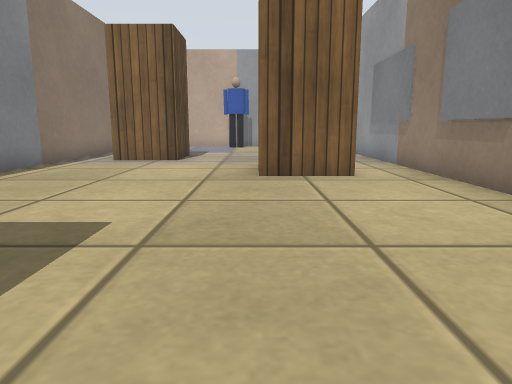
View 1 (above)

18 first-person views from a walk through a robot-simulator world made for Gazebo. The camera is 0.5 m above the floor, tilts 10° down and sees 70° across. The floor is counted in squares, 0.5 m on a side. Each view is taken from the middle of a square. On the plan, view 1 faces up. The plan holds only what a view shows up to about 13 squares ahead; the rest is blank. The place goes on beyond the plan. Some stock models are drawn as simple stand-ins. Surface patterns are stand-ins for the level's own textures.

View 2
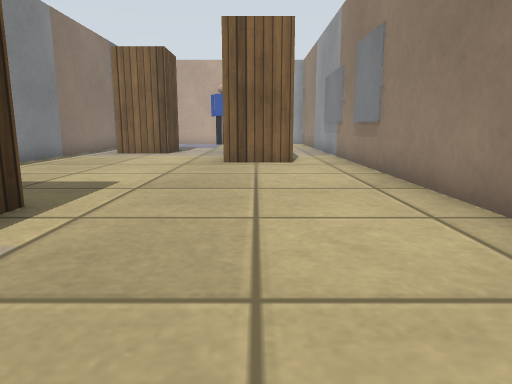

View 3
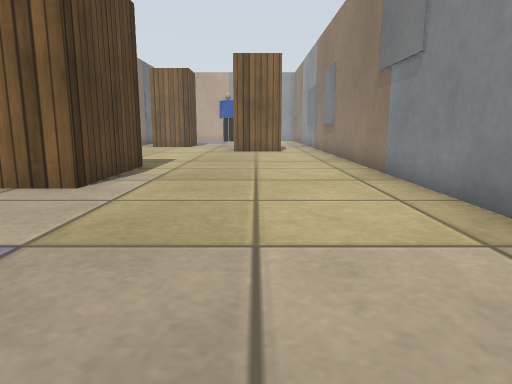

View 4
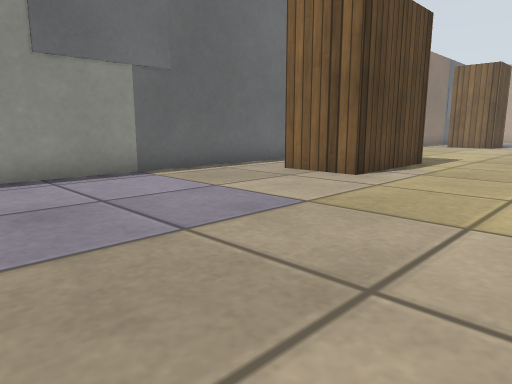

View 5
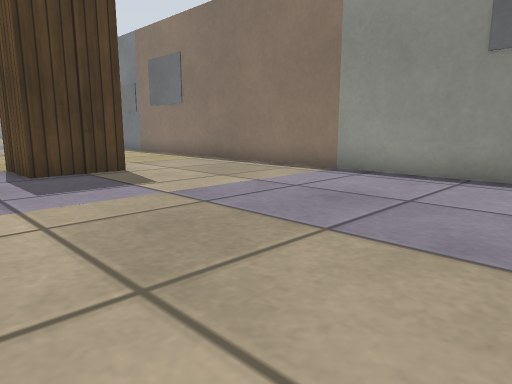

View 6
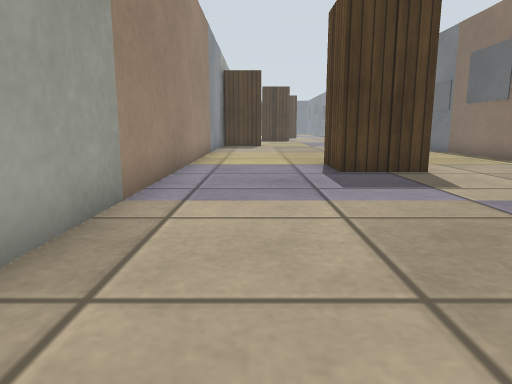

View 7
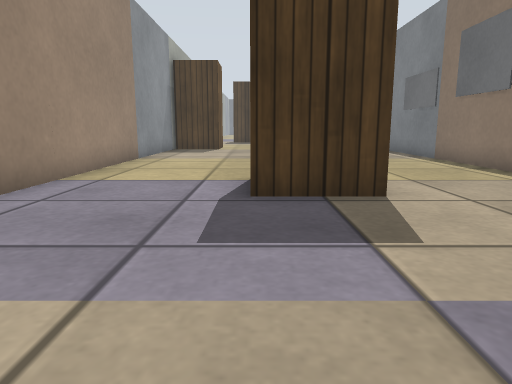

View 8
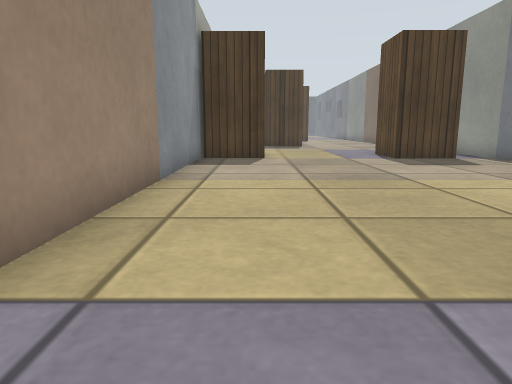

View 9
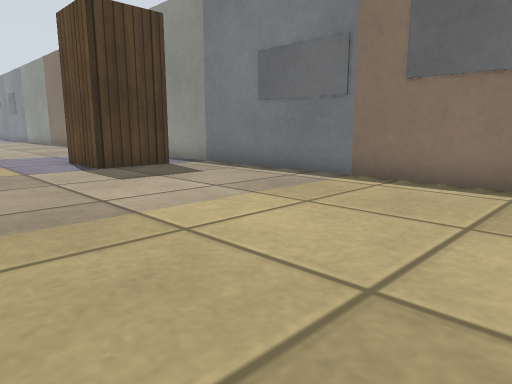

View 10
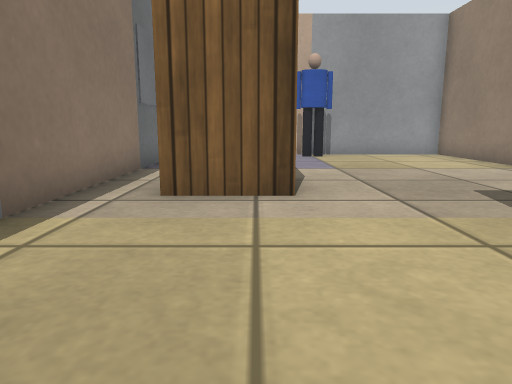

View 11
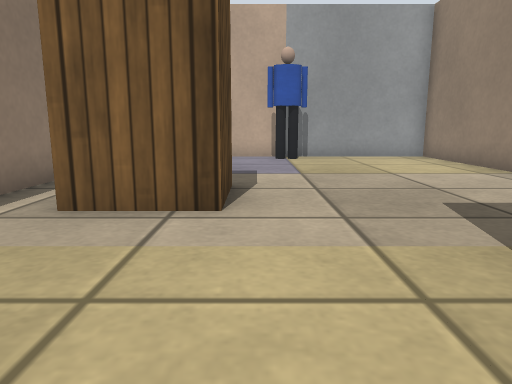

View 12
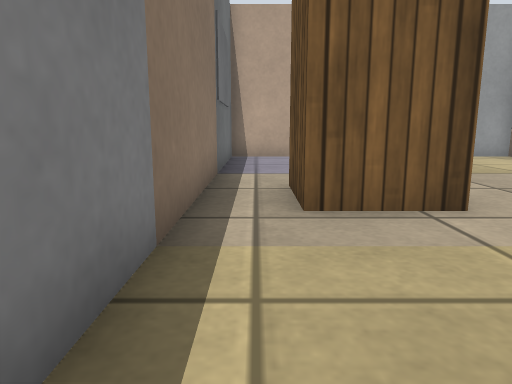

View 13
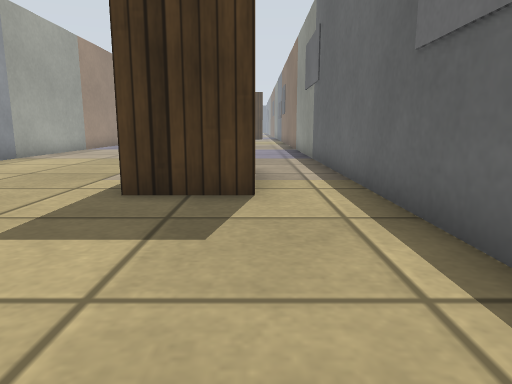

View 14
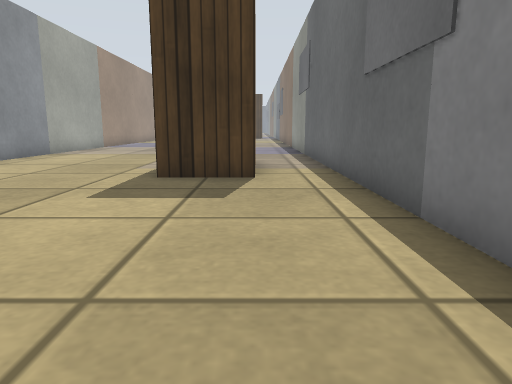

View 15
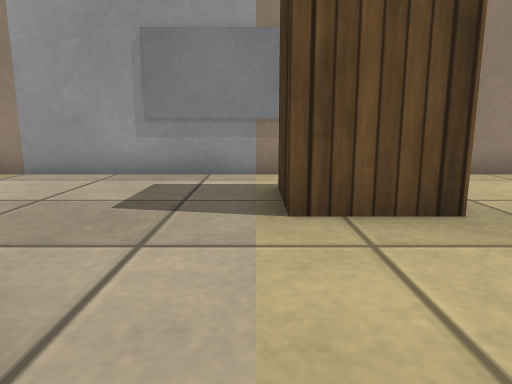

View 16
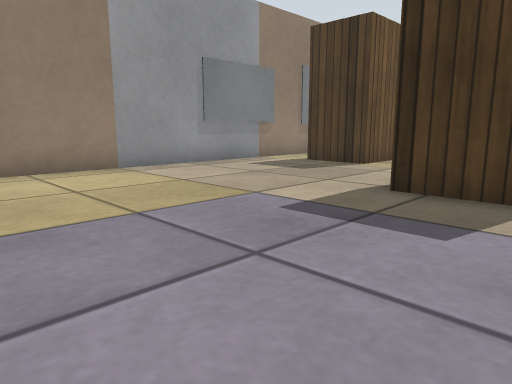

View 17
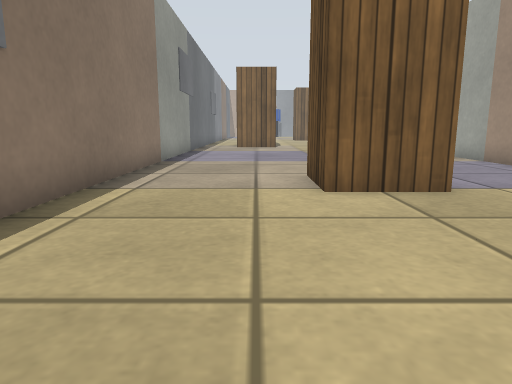

View 18
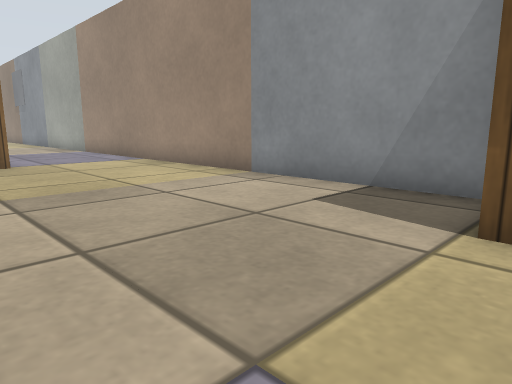

### Floor plan
Key: @ floor where view 1 was taken; # wall or solid block; . floor; B box; P person.
Columns run from 6 left of view 1 to 4 right of it. Each row starts with its distance up from view 1.
 20 ###########
 19 #...PPP...#
 18 #.........#
 17 #.........#
 16 #.........#
 15 #.........#
 14 #.........#
 13 #.BBB.....#
 12 #.B B.....#
 11 #.BB......#
 10 #.....BBB.#
  9 #.....B  .#
  8 #.....BBB.#
  7 #.........#
  6 #.........#
  5 #.........#
  4 #.........#
  3 #.........#
  2 #.BBB.....#
  1 #.B B.....#
  0 #.B B.@...#
 -1 #.B B.....#
 -2 #.BBB.....#
 -3 #.........#
 -4 #.........#
 -5 #.........#
 -6 #.........#
 -7 #.........#
 -8 #.........#
 -9 #.........#
-10 #.........#
-11 #.........#
-12 #.........#
-13 #...BBB...#
-14 #...B B...#
-15 #...BBB...#
-16 #.........#
-17 #.........#
-18 #.........#
-19 #.........#
-20 #.........#
-21 #.........#
-22 #.........#
-23 #.........#
-24 #.........#
-25 #BBB....BB#
-26 #  B....BB#

Where each view was taken, in squares from view 1:
view 1: 0 up, 0 right, facing up
view 2: 3 down, 1 right, facing up
view 3: 8 down, 1 right, facing up
view 4: 9 down, 2 right, facing up-left
view 5: 5 down, 2 right, facing down-left
view 6: 5 down, 2 right, facing down
view 7: 8 down, 0 right, facing down
view 8: 13 down, 2 right, facing down
view 9: 16 down, 1 right, facing down-left
view 10: 6 up, 3 left, facing up
view 11: 7 up, 2 left, facing up
view 12: 7 up, 5 left, facing up
view 13: 7 up, 4 left, facing down
view 14: 9 up, 4 left, facing down
view 15: 10 up, 4 left, facing right
view 16: 19 up, 5 left, facing down-right
view 17: 21 down, 3 left, facing up
view 18: 26 down, 2 left, facing up-right
